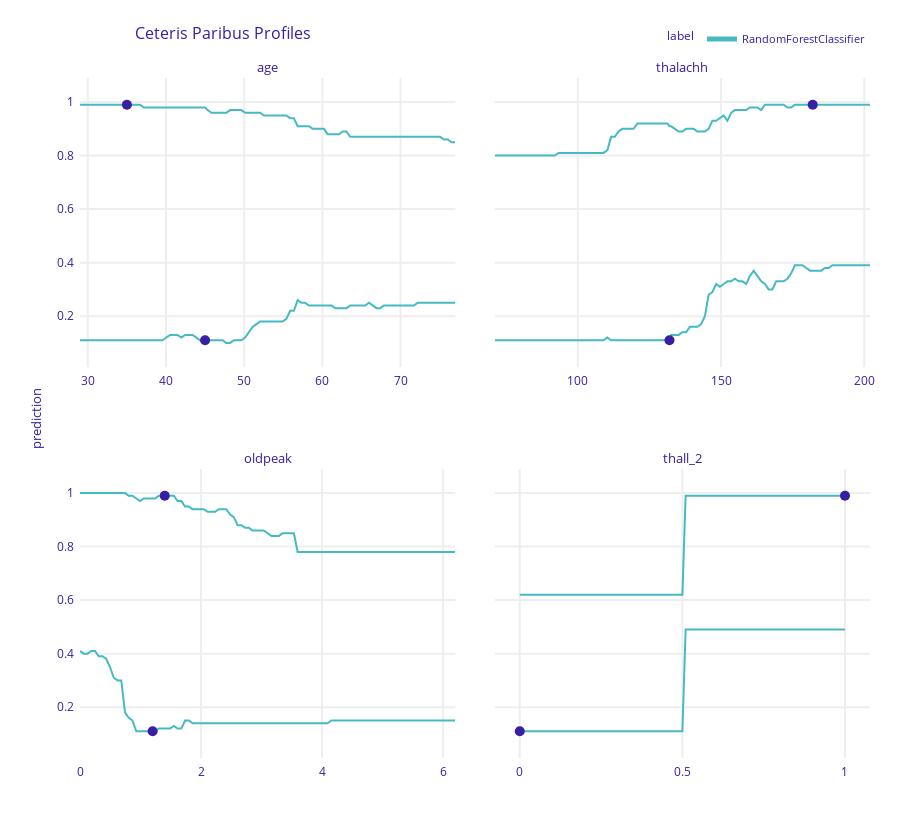

Notebook cell for this chart:
### Markdown cell above
## Smaller sample

### Code cell
cp = explainer.predict_profile(new_observation=x.iloc[sample_2])
fig = cp.plot(variables=["age", "thalachh", "oldpeak", "thall_2"], show=False)
fig.write_image("imgs/rf_cp_2.png")
fig.show()
